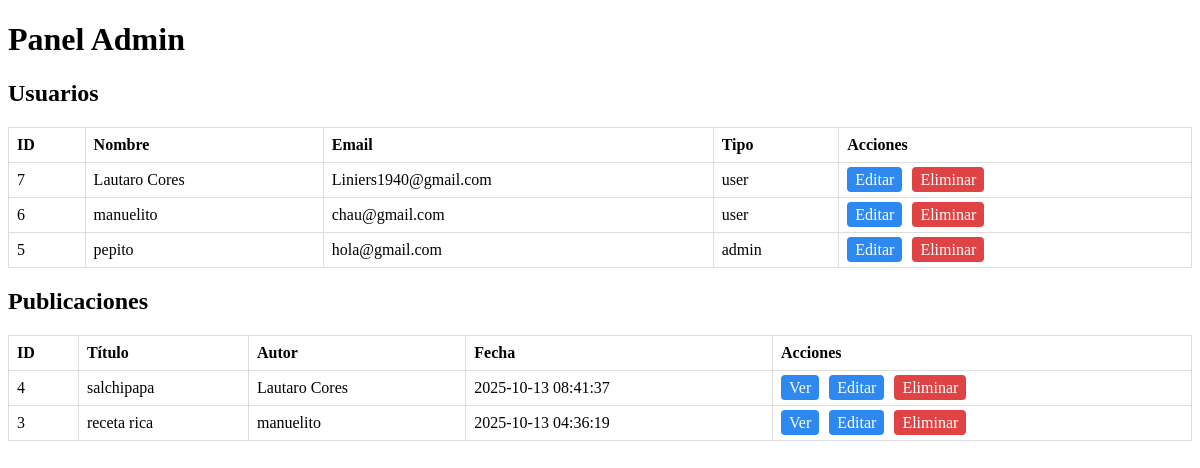
Screenshot of /admin/index.php (signed in) with the database file from the repository.
### tables this page shows
CREATE TABLE `users` (
  `userId` int(11) NOT NULL,
  `userName` varchar(255) NOT NULL,
  `userPassword` varchar(255) NOT NULL,
  `userEmail` varchar(255) NOT NULL,
  `userType` varchar(255) NOT NULL DEFAULT 'user',
  `userImage` longblob DEFAULT NULL
);

CREATE TABLE `post` (
  `postId` int(11) NOT NULL,
  `userId` int(11) NOT NULL,
  `title` varchar(255) NOT NULL,
  `description` text NOT NULL,
  `postDate` datetime NOT NULL DEFAULT current_timestamp(),
  `recipeImage` blob NOT NULL
);

### admin/index.php (the view, shortened to what this page needs)
<?php
require_once __DIR__ . '/../includes/config.php';
$users = [];
$sql = "SELECT userId, userName, userEmail, userType FROM users ORDER BY userId DESC";
if ($stmt = mysqli_prepare($con, $sql)) {
    mysqli_stmt_execute($stmt);
    mysqli_stmt_bind_result($stmt, $uid, $uname, $uemail, $utype);
    while (mysqli_stmt_fetch($stmt)) {
        $users[] = ['userId' => $uid, 'userName' => $uname, 'userEmail' => $uemail, 'userType' => $utype];
    }
}
$posts = [];
$sql = "SELECT p.postId, p.title, p.userId, p.postDate, u.userName FROM post p LEFT JOIN users u ON p.userId=u.userId ORDER BY p.postDate DESC";
if ($stmt = mysqli_prepare($con, $sql)) {
    mysqli_stmt_execute($stmt);
    mysqli_stmt_bind_result($stmt, $pid, $ptitle, $puserId, $ppostDate, $puserName);
    while (mysqli_stmt_fetch($stmt)) {
        $posts[] = ['postId' => $pid, 'title' => $ptitle, 'userId' => $puserId, 'postDate' => $ppostDate, 'userName' => $puserName];
    }
}
?>
<!doctype html>
<html lang="es">
<head>
    <link rel="stylesheet" href="../css/styleP.css">
</head>
<body>
<h1>Panel Admin</h1>
<h2>Usuarios</h2>
<table>
    <thead><tr><th>ID</th><th>Nombre</th><th>Email</th><th>Tipo</th><th>Acciones</th></tr></thead>
    <tbody>
    <?php foreach ($users as $u): ?>
        <tr>
            <td><?= htmlspecialchars($u['userId']) ?></td>
            <td><?= htmlspecialchars($u['userName']) ?></td>
            <td><?= htmlspecialchars($u['userEmail']) ?></td>
            <td><?= htmlspecialchars($u['userType']) ?></td>
            <td>
                <a class="btn" href="edit_user.php?id=<?= urlencode($u['userId']) ?>">Editar</a>
                <a class="btn del" href="delete.php?type=user&id=<?= urlencode($u['userId']) ?>" onclick="return confirm('¿Eliminar usuario?')">Eliminar</a>
            </td>
        </tr>
    <?php endforeach; ?>
    </tbody>
</table>
<h2>Publicaciones</h2>
<table>
    <thead><tr><th>ID</th><th>Título</th><th>Autor</th><th>Fecha</th><th>Acciones</th></tr></thead>
    <tbody>
    <?php foreach ($posts as $p): ?>
        <tr>
            <td><?= htmlspecialchars($p['postId']) ?></td>
            <td><?= htmlspecialchars($p['title']) ?></td>
            <td><?= htmlspecialchars($p['userName'] ?? $p['userId']) ?></td>
            <td><?= htmlspecialchars($p['postDate']) ?></td>
            <td>
                <a class="btn" href="view_post.php?id=<?= urlencode($p['postId']) ?>">Ver</a>
                <a class="btn" href="edit_post.php?id=<?= urlencode($p['postId']) ?>">Editar</a>
                <a class="btn del" href="delete.php?type=post&id=<?= urlencode($p['postId']) ?>" onclick="return confirm('¿Eliminar publicación?')">Eliminar</a>
            </td>
        </tr>
    <?php endforeach; ?>
    </tbody>
</table>
</body>
</html>

### admin/index.php (style rules this page uses)
table { width:100%;border-collapse:collapse }
th,td { padding:8px;border:1px solid #ddd;text-align:left }
a.btn { padding:4px 8px;background:#2d89ef;color:#fff;text-decoration:none;border-radius:4px;margin-right:6px }
a.del { background:#e04343 }

### rows the page displays
users: userId "7", userName "Lautaro Cores", userEmail "Liniers1940@gmail.com", userType "user"
users: userId "6", userName "manuelito", userEmail "chau@gmail.com", userType "user"
users: userId "5", userName "pepito", userEmail "hola@gmail.com", userType "admin"
post: postId "4", title "salchipapa", userId.userName "Lautaro Cores", postDate "2025-10-13 08:41:37"
post: postId "3", title "receta rica", userId.userName "manuelito", postDate "2025-10-13 04:36:19"
